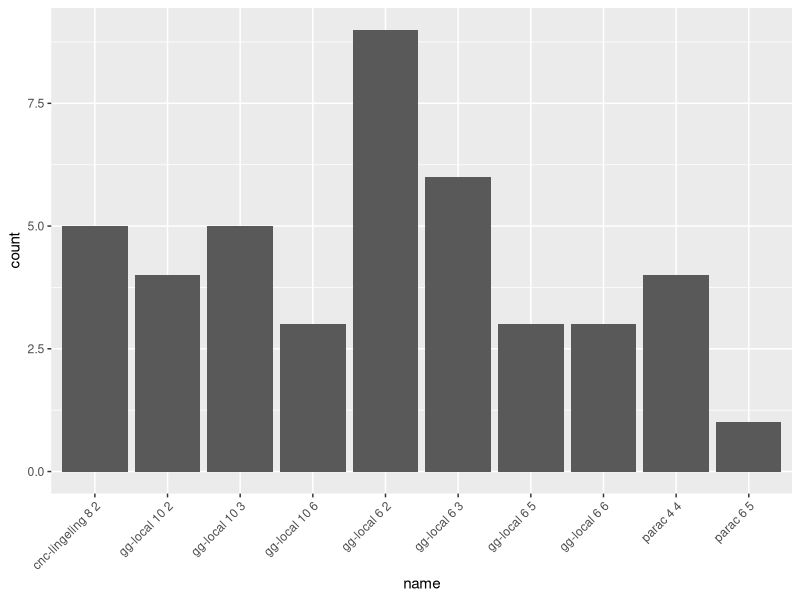
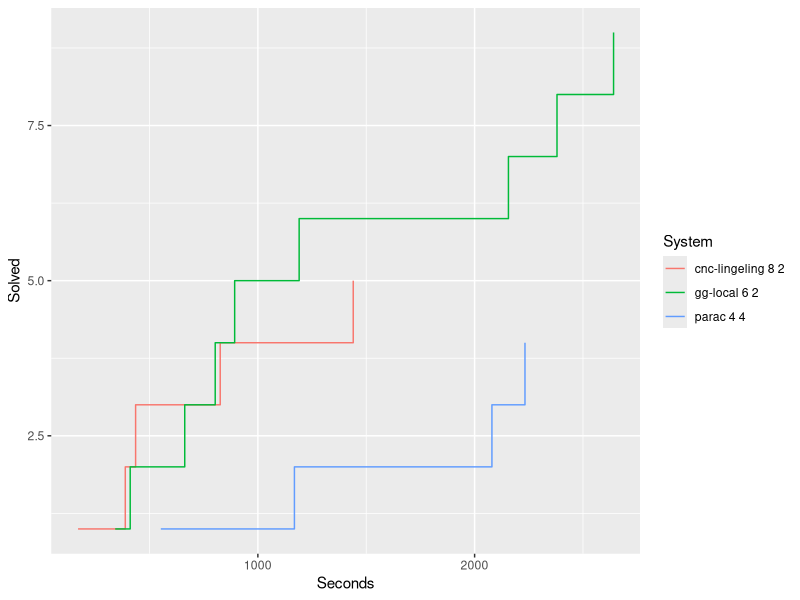
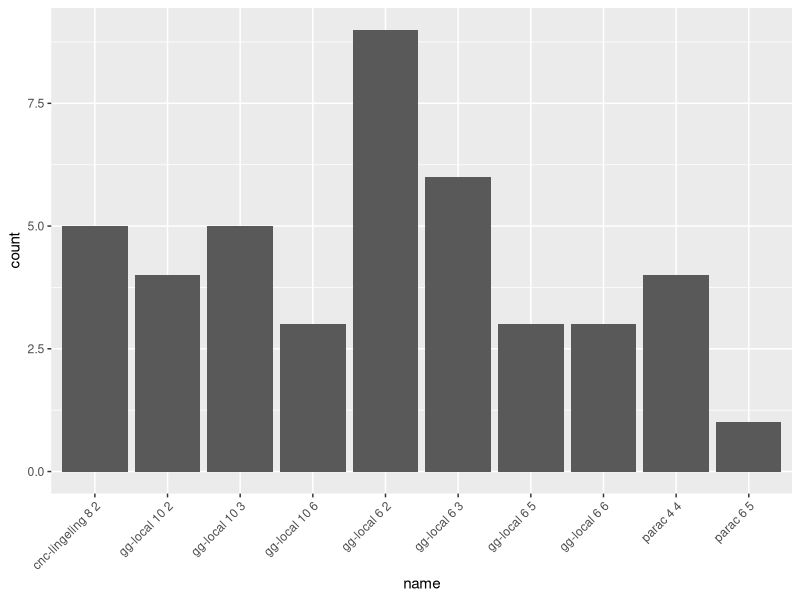
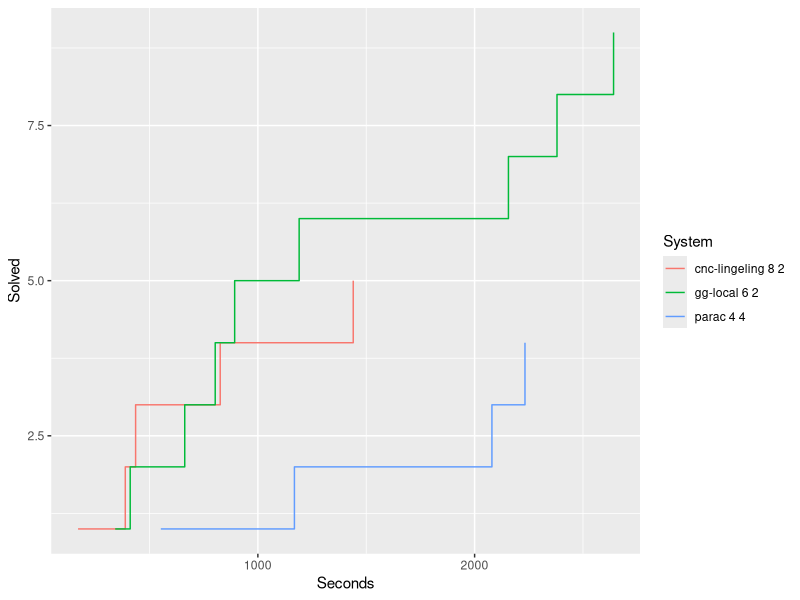

Generate these figures, in order, with R:
library(tidyverse)

d <- read_csv("data.csv") %>% 
  mutate(name = paste(infra, initial_divides, online_divides)) %>%
  filter(jobs == 64) %>%
  filter(result != "TIMEOUT")
ggplot(data = d) +
  geom_histogram(mapping = aes(x = name), stat="count") +
  theme(axis.text.x=element_text(angle=45,hjust=1))
ggsave("solved-hist.pdf")
ggplot(data = d %>%
         filter(name %in% c("gg-local 6 2", "cnc-lingeling 8 2", "parac 4 4")) %>%
         group_by(name) %>%
         arrange(duration) %>%
         mutate(ct = row_number())
         ) +
  geom_step(aes(x=duration, y = ct, color = name)) +
  labs(x= "Seconds", y = "Solved", color = "System")
ggsave("cactus.pdf")
